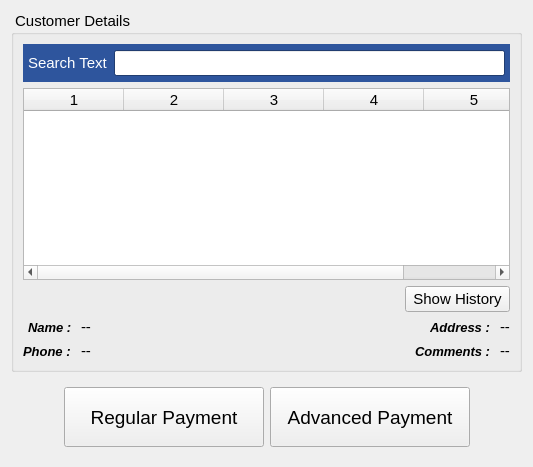
<?xml version="1.0" encoding="UTF-8"?>
<ui version="4.0">
 <class>PaymentWidget</class>
 <widget class="QWidget" name="PaymentWidget">
  <property name="windowModality">
   <enum>Qt::ApplicationModal</enum>
  </property>
  <property name="geometry">
   <rect>
    <x>0</x>
    <y>0</y>
    <width>533</width>
    <height>464</height>
   </rect>
  </property>
  <property name="windowTitle">
   <string>Form</string>
  </property>
  <layout class="QVBoxLayout" name="verticalLayout">
   <item>
    <widget class="QGroupBox" name="groupBox">
     <property name="sizePolicy">
      <sizepolicy hsizetype="Preferred" vsizetype="MinimumExpanding">
       <horstretch>0</horstretch>
       <verstretch>0</verstretch>
      </sizepolicy>
     </property>
     <property name="font">
      <font>
       <pointsize>11</pointsize>
       <weight>50</weight>
       <bold>false</bold>
      </font>
     </property>
     <property name="title">
      <string> Customer Details </string>
     </property>
     <layout class="QVBoxLayout" name="verticalLayout_4">
      <item>
       <widget class="QWidget" name="customerSearchWidget" native="true">
        <layout class="QVBoxLayout" name="verticalLayout_2">
         <property name="leftMargin">
          <number>0</number>
         </property>
         <property name="topMargin">
          <number>0</number>
         </property>
         <property name="rightMargin">
          <number>0</number>
         </property>
         <property name="bottomMargin">
          <number>0</number>
         </property>
         <item>
          <widget class="QWidget" name="widget_3" native="true">
           <property name="palette">
            <palette>
             <active>
              <colorrole role="WindowText">
               <brush brushstyle="SolidPattern">
                <color alpha="255">
                 <red>255</red>
                 <green>255</green>
                 <blue>255</blue>
                </color>
               </brush>
              </colorrole>
              <colorrole role="Base">
               <brush brushstyle="SolidPattern">
                <color alpha="255">
                 <red>255</red>
                 <green>255</green>
                 <blue>255</blue>
                </color>
               </brush>
              </colorrole>
              <colorrole role="Window">
               <brush brushstyle="SolidPattern">
                <color alpha="255">
                 <red>46</red>
                 <green>85</green>
                 <blue>157</blue>
                </color>
               </brush>
              </colorrole>
             </active>
             <inactive>
              <colorrole role="WindowText">
               <brush brushstyle="SolidPattern">
                <color alpha="255">
                 <red>255</red>
                 <green>255</green>
                 <blue>255</blue>
                </color>
               </brush>
              </colorrole>
              <colorrole role="Base">
               <brush brushstyle="SolidPattern">
                <color alpha="255">
                 <red>255</red>
                 <green>255</green>
                 <blue>255</blue>
                </color>
               </brush>
              </colorrole>
              <colorrole role="Window">
               <brush brushstyle="SolidPattern">
                <color alpha="255">
                 <red>46</red>
                 <green>85</green>
                 <blue>157</blue>
                </color>
               </brush>
              </colorrole>
             </inactive>
             <disabled>
              <colorrole role="WindowText">
               <brush brushstyle="SolidPattern">
                <color alpha="255">
                 <red>120</red>
                 <green>120</green>
                 <blue>120</blue>
                </color>
               </brush>
              </colorrole>
              <colorrole role="Base">
               <brush brushstyle="SolidPattern">
                <color alpha="255">
                 <red>46</red>
                 <green>85</green>
                 <blue>157</blue>
                </color>
               </brush>
              </colorrole>
              <colorrole role="Window">
               <brush brushstyle="SolidPattern">
                <color alpha="255">
                 <red>46</red>
                 <green>85</green>
                 <blue>157</blue>
                </color>
               </brush>
              </colorrole>
             </disabled>
            </palette>
           </property>
           <property name="autoFillBackground">
            <bool>true</bool>
           </property>
           <layout class="QHBoxLayout" name="horizontalLayout_9">
            <property name="leftMargin">
             <number>5</number>
            </property>
            <property name="topMargin">
             <number>6</number>
            </property>
            <property name="rightMargin">
             <number>5</number>
            </property>
            <property name="bottomMargin">
             <number>6</number>
            </property>
            <item>
             <layout class="QHBoxLayout" name="horizontalLayout">
              <item>
               <widget class="QLabel" name="label_9">
                <property name="sizePolicy">
                 <sizepolicy hsizetype="Fixed" vsizetype="Preferred">
                  <horstretch>0</horstretch>
                  <verstretch>0</verstretch>
                 </sizepolicy>
                </property>
                <property name="font">
                 <font>
                  <weight>50</weight>
                  <bold>false</bold>
                 </font>
                </property>
                <property name="text">
                 <string>Search Text</string>
                </property>
               </widget>
              </item>
              <item>
               <widget class="QLineEdit" name="searchText">
                <property name="sizePolicy">
                 <sizepolicy hsizetype="Preferred" vsizetype="Fixed">
                  <horstretch>0</horstretch>
                  <verstretch>0</verstretch>
                 </sizepolicy>
                </property>
                <property name="font">
                 <font>
                  <weight>50</weight>
                  <bold>false</bold>
                 </font>
                </property>
               </widget>
              </item>
             </layout>
            </item>
           </layout>
          </widget>
         </item>
         <item>
          <widget class="QTableWidget" name="customers">
           <property name="sizePolicy">
            <sizepolicy hsizetype="Preferred" vsizetype="Expanding">
             <horstretch>0</horstretch>
             <verstretch>0</verstretch>
            </sizepolicy>
           </property>
           <property name="minimumSize">
            <size>
             <width>0</width>
             <height>0</height>
            </size>
           </property>
           <property name="font">
            <font>
             <pointsize>11</pointsize>
             <weight>50</weight>
             <bold>false</bold>
            </font>
           </property>
           <property name="columnCount">
            <number>5</number>
           </property>
           <column/>
           <column/>
           <column/>
           <column/>
           <column/>
          </widget>
         </item>
         <item>
          <layout class="QHBoxLayout" name="horizontalLayout_5">
           <item>
            <spacer name="horizontalSpacer_2">
             <property name="orientation">
              <enum>Qt::Horizontal</enum>
             </property>
             <property name="sizeType">
              <enum>QSizePolicy::Expanding</enum>
             </property>
             <property name="sizeHint" stdset="0">
              <size>
               <width>40</width>
               <height>20</height>
              </size>
             </property>
            </spacer>
           </item>
           <item>
            <widget class="QPushButton" name="showHistoryButton">
             <property name="sizePolicy">
              <sizepolicy hsizetype="Fixed" vsizetype="Fixed">
               <horstretch>0</horstretch>
               <verstretch>0</verstretch>
              </sizepolicy>
             </property>
             <property name="font">
              <font>
               <weight>50</weight>
               <bold>false</bold>
              </font>
             </property>
             <property name="text">
              <string> Show History </string>
             </property>
            </widget>
           </item>
          </layout>
         </item>
        </layout>
       </widget>
      </item>
      <item>
       <layout class="QHBoxLayout" name="horizontalLayout_3">
        <item>
         <layout class="QFormLayout" name="formLayout_4">
          <property name="labelAlignment">
           <set>Qt::AlignRight|Qt::AlignTrailing|Qt::AlignVCenter</set>
          </property>
          <item row="0" column="0">
           <widget class="QLabel" name="label">
            <property name="font">
             <font>
              <pointsize>10</pointsize>
              <weight>75</weight>
              <italic>true</italic>
              <bold>true</bold>
             </font>
            </property>
            <property name="text">
             <string>Name : </string>
            </property>
           </widget>
          </item>
          <item row="0" column="1">
           <widget class="QLabel" name="nameText">
            <property name="font">
             <font>
              <weight>50</weight>
              <bold>false</bold>
             </font>
            </property>
            <property name="text">
             <string>--</string>
            </property>
           </widget>
          </item>
          <item row="1" column="0">
           <widget class="QLabel" name="label_7">
            <property name="font">
             <font>
              <pointsize>10</pointsize>
              <weight>75</weight>
              <italic>true</italic>
              <bold>true</bold>
             </font>
            </property>
            <property name="text">
             <string>Phone : </string>
            </property>
           </widget>
          </item>
          <item row="1" column="1">
           <widget class="QLabel" name="phoneText">
            <property name="font">
             <font>
              <weight>50</weight>
              <bold>false</bold>
             </font>
            </property>
            <property name="text">
             <string>--</string>
            </property>
           </widget>
          </item>
         </layout>
        </item>
        <item>
         <spacer name="horizontalSpacer_3">
          <property name="orientation">
           <enum>Qt::Horizontal</enum>
          </property>
          <property name="sizeHint" stdset="0">
           <size>
            <width>40</width>
            <height>20</height>
           </size>
          </property>
         </spacer>
        </item>
        <item>
         <layout class="QFormLayout" name="formLayout_3">
          <property name="labelAlignment">
           <set>Qt::AlignRight|Qt::AlignTrailing|Qt::AlignVCenter</set>
          </property>
          <item row="0" column="0">
           <widget class="QLabel" name="label_10">
            <property name="font">
             <font>
              <pointsize>10</pointsize>
              <weight>75</weight>
              <italic>true</italic>
              <bold>true</bold>
             </font>
            </property>
            <property name="text">
             <string>Address : </string>
            </property>
           </widget>
          </item>
          <item row="0" column="1">
           <widget class="QLabel" name="addressText">
            <property name="font">
             <font>
              <weight>50</weight>
              <bold>false</bold>
             </font>
            </property>
            <property name="text">
             <string>--</string>
            </property>
           </widget>
          </item>
          <item row="1" column="0">
           <widget class="QLabel" name="label_8">
            <property name="font">
             <font>
              <pointsize>10</pointsize>
              <weight>75</weight>
              <italic>true</italic>
              <bold>true</bold>
             </font>
            </property>
            <property name="text">
             <string>Comments : </string>
            </property>
           </widget>
          </item>
          <item row="1" column="1">
           <widget class="QLabel" name="commentsText">
            <property name="sizePolicy">
             <sizepolicy hsizetype="Preferred" vsizetype="Expanding">
              <horstretch>0</horstretch>
              <verstretch>0</verstretch>
             </sizepolicy>
            </property>
            <property name="font">
             <font>
              <weight>50</weight>
              <bold>false</bold>
             </font>
            </property>
            <property name="text">
             <string>--</string>
            </property>
           </widget>
          </item>
         </layout>
        </item>
       </layout>
      </item>
     </layout>
    </widget>
   </item>
   <item>
    <widget class="QWidget" name="paymentTypes" native="true">
     <layout class="QHBoxLayout" name="horizontalLayout_7">
      <item>
       <layout class="QHBoxLayout" name="horizontalLayout_6">
        <item>
         <spacer name="horizontalSpacer_5">
          <property name="orientation">
           <enum>Qt::Horizontal</enum>
          </property>
          <property name="sizeHint" stdset="0">
           <size>
            <width>40</width>
            <height>20</height>
           </size>
          </property>
         </spacer>
        </item>
        <item>
         <widget class="QPushButton" name="singlePaymentButton">
          <property name="minimumSize">
           <size>
            <width>200</width>
            <height>60</height>
           </size>
          </property>
          <property name="maximumSize">
           <size>
            <width>60</width>
            <height>60</height>
           </size>
          </property>
          <property name="font">
           <font>
            <pointsize>14</pointsize>
           </font>
          </property>
          <property name="text">
           <string>Regular Payment</string>
          </property>
         </widget>
        </item>
        <item>
         <widget class="QPushButton" name="multiplePaymentButton">
          <property name="minimumSize">
           <size>
            <width>200</width>
            <height>60</height>
           </size>
          </property>
          <property name="maximumSize">
           <size>
            <width>60</width>
            <height>60</height>
           </size>
          </property>
          <property name="font">
           <font>
            <pointsize>14</pointsize>
           </font>
          </property>
          <property name="text">
           <string>Advanced Payment</string>
          </property>
         </widget>
        </item>
        <item>
         <spacer name="horizontalSpacer_6">
          <property name="orientation">
           <enum>Qt::Horizontal</enum>
          </property>
          <property name="sizeHint" stdset="0">
           <size>
            <width>40</width>
            <height>20</height>
           </size>
          </property>
         </spacer>
        </item>
       </layout>
      </item>
     </layout>
    </widget>
   </item>
  </layout>
 </widget>
 <resources/>
 <connections/>
</ui>
